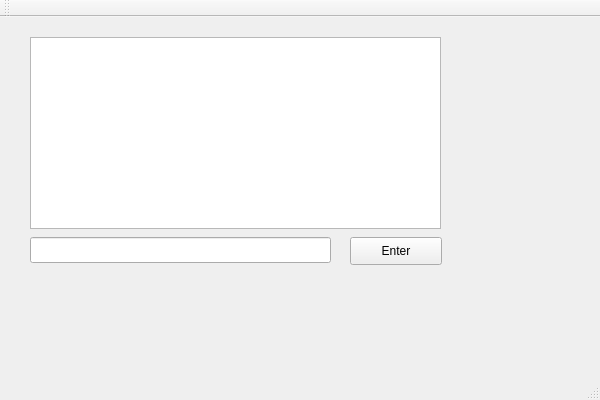
<?xml version="1.0" encoding="UTF-8"?>
<ui version="4.0">
 <class>mydialog</class>
 <widget class="QMainWindow" name="mydialog">
  <property name="geometry">
   <rect>
    <x>0</x>
    <y>0</y>
    <width>600</width>
    <height>400</height>
   </rect>
  </property>
  <property name="windowTitle">
   <string>My dialog</string>
  </property>
  <widget class="QWidget" name="centralWidget">
   <widget class="QPushButton" name="Enter">
    <property name="geometry">
     <rect>
      <x>350</x>
      <y>220</y>
      <width>92</width>
      <height>28</height>
     </rect>
    </property>
    <property name="text">
     <string>Enter</string>
    </property>
   </widget>
   <widget class="QLineEdit" name="lineEdit">
    <property name="geometry">
     <rect>
      <x>30</x>
      <y>220</y>
      <width>301</width>
      <height>26</height>
     </rect>
    </property>
   </widget>
   <widget class="QTextBrowser" name="textBrowser">
    <property name="geometry">
     <rect>
      <x>30</x>
      <y>20</y>
      <width>411</width>
      <height>192</height>
     </rect>
    </property>
   </widget>
  </widget>
  <widget class="QMenuBar" name="menuBar">
   <property name="geometry">
    <rect>
     <x>0</x>
     <y>0</y>
     <width>600</width>
     <height>25</height>
    </rect>
   </property>
  </widget>
  <widget class="QToolBar" name="mainToolBar">
   <attribute name="toolBarArea">
    <enum>TopToolBarArea</enum>
   </attribute>
   <attribute name="toolBarBreak">
    <bool>false</bool>
   </attribute>
  </widget>
  <widget class="QStatusBar" name="statusBar"/>
 </widget>
 <layoutdefault spacing="6" margin="11"/>
 <resources/>
 <connections/>
</ui>
